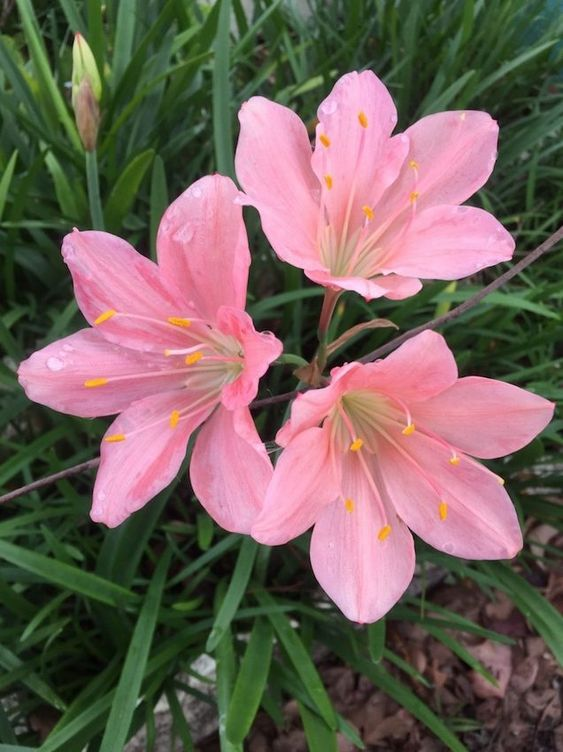
#> input picture flowers.jpg, 563 x 752 px
$ python -i main.py   (imports and definitions only)
#> lines starting #> are read from the running program, lines starting #| are printed output that depends on the picture; after the words box and inside, x2 and y2 are one past the last pixel; in counts of white or black regions, pixels touching at a corner belong together
import numpy as np
import matplotlib
from matplotlib import pyplot as plt
import cv2 as cv
import PIL
from PIL import Image
from scipy import ndimage as ndi, ndimage
import skimage
from scipy.ndimage import label
from skimage import segmentation, measure
from skimage.exposure import exposure
from skimage.feature import peak_local_max
from skimage.measure import regionprops, find_contours
from skimage.segmentation import watershed
from skimage.morphology import disk, closing, remove_small_objects, area_opening, opening, erosion
from skimage.filters import median,threshold_otsu, sobel, meijering
from skimage.color import rgb2gray

def image1():

    image= rgb2gray(np.asarray(Image.open("flowers.jpg")))
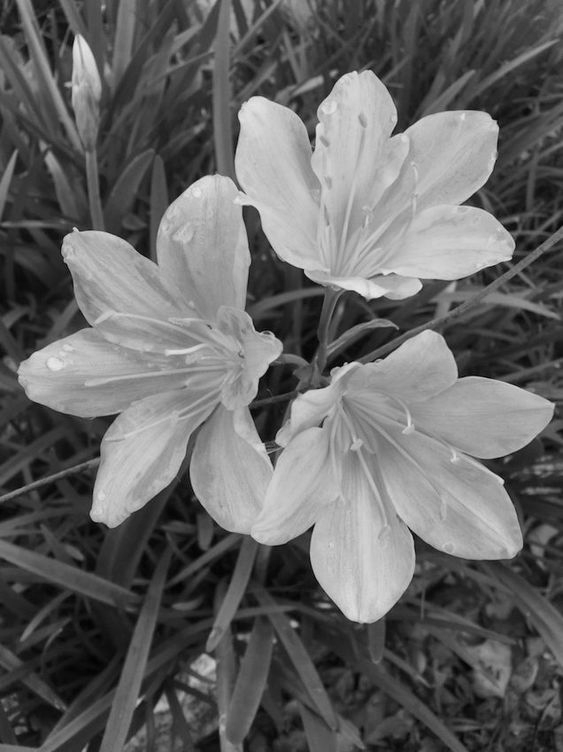
#> image: shape (752, 563) float64; min 0.00614, max 0.914, mean 0.398
    thresh = threshold_otsu(image)
#> thresh = 0.444
    binary = image > thresh
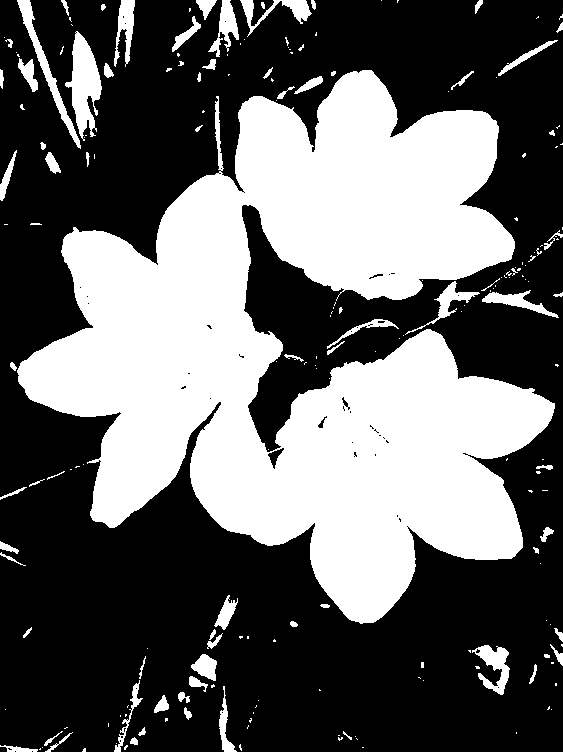
#> binary: shape (752, 563) bool; 38.9% white; 205 white regions (129 under 20 px), largest, box (x1, y1, x2, y2) and area: (17, 70, 555, 624) 149693, (65, 31, 102, 141) 2092, (17, 0, 81, 149) 1208
    binary=area_opening(binary,area_threshold=3000)
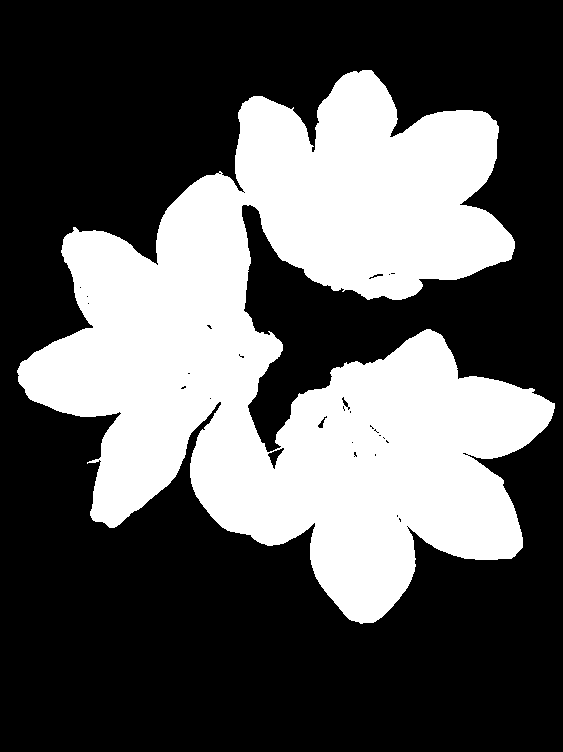
#> binary: shape (752, 563) bool; 35.3% white; 1 white region, box (x1, y1, x2, y2) and area: (17, 70, 555, 624) 149391
    binary = closing(binary, disk(5))
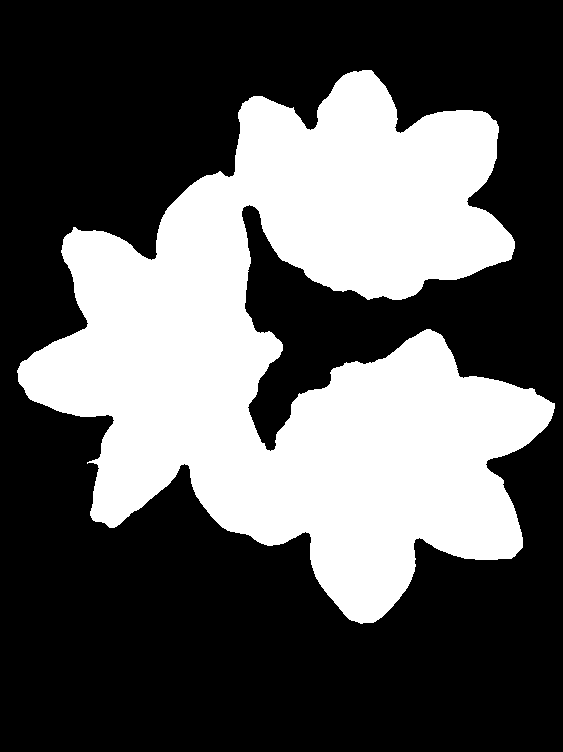
#> binary: shape (752, 563) bool; 35.6% white; 1 white region, box (x1, y1, x2, y2) and area: (17, 70, 555, 624) 150910
    binary=erosion(binary)
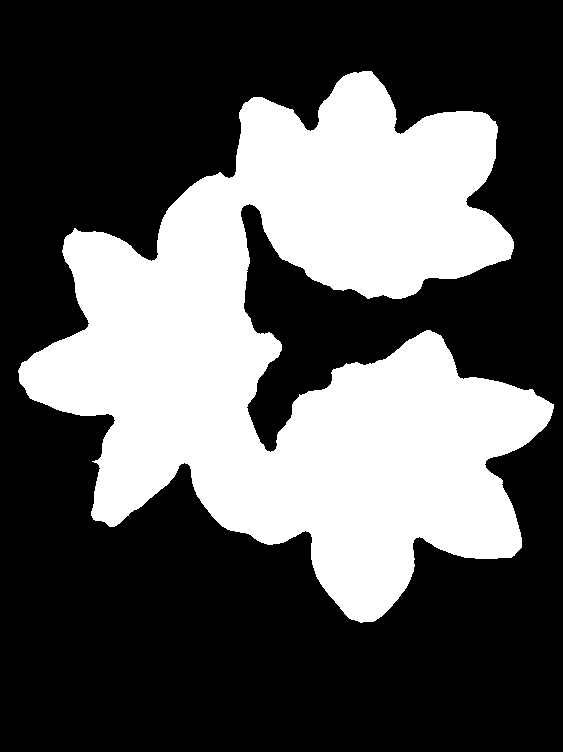
#> binary: shape (752, 563) bool; 35% white; 1 white region, box (x1, y1, x2, y2) and area: (18, 71, 554, 623) 148105
    plt.imshow(np.asarray(Image.open("flowers.jpg")))
    plt.show()
    return binary

def image2():

    image = rgb2gray(np.asarray(Image.open("magnolia.jpg")))
    elevation_map = meijering(image)

    markers = np.zeros_like(image)
    markers[image < 0.5] = 1
    markers[image > 0.6] = 2

    segment = segmentation.watershed(elevation_map, markers)
    segment=area_opening(segment,area_threshold=3000)
    segment=closing(segment,disk(5))
    segment=erosion(segment)
    plt.hist(elevation_map, bins = 10)


    fig, ax = plt.subplots(figsize=(7, 4))
    ax.set_title('Elevation Map')
    plt.imshow(elevation_map,cmap="gray")
    ax.axis("off")


    fig, ax = plt.subplots(figsize=(7, 4))
    ax.imshow(markers, cmap=plt.cm.nipy_spectral)
    ax.set_title('markers')

    fig, ax = plt.subplots(figsize=(7, 4))
    ax.set_title('segmentation')
    plt.imshow(segment,cmap="gray")
    ax.axis("off")
    plt.show()
    return segment

>>> result = image1()

$ run again, with hibiscus.jpg copied over flowers.jpg
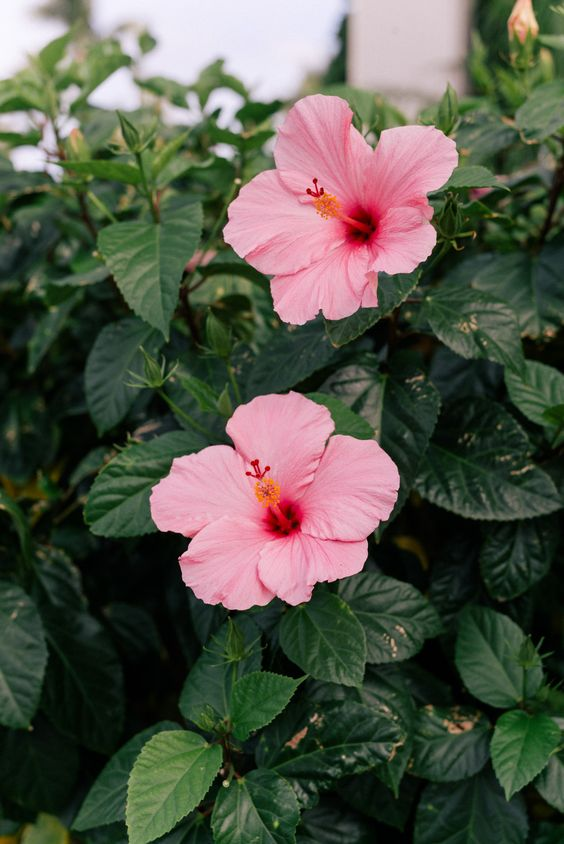
#> input picture hibiscus.jpg, 564 x 844 px
#> in image1, `image= rgb2gray(np.asarray(Image.open("flowers.jpg")))`:
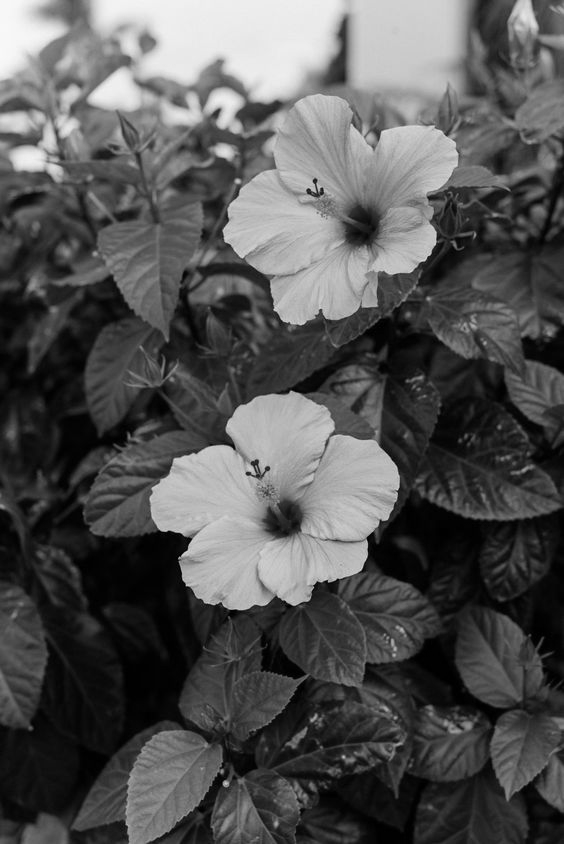
#> image: shape (844, 564) float64; min 0, max 0.975, mean 0.332
#> thresh = 0.429
#> in image1, `binary=erosion(binary)`:
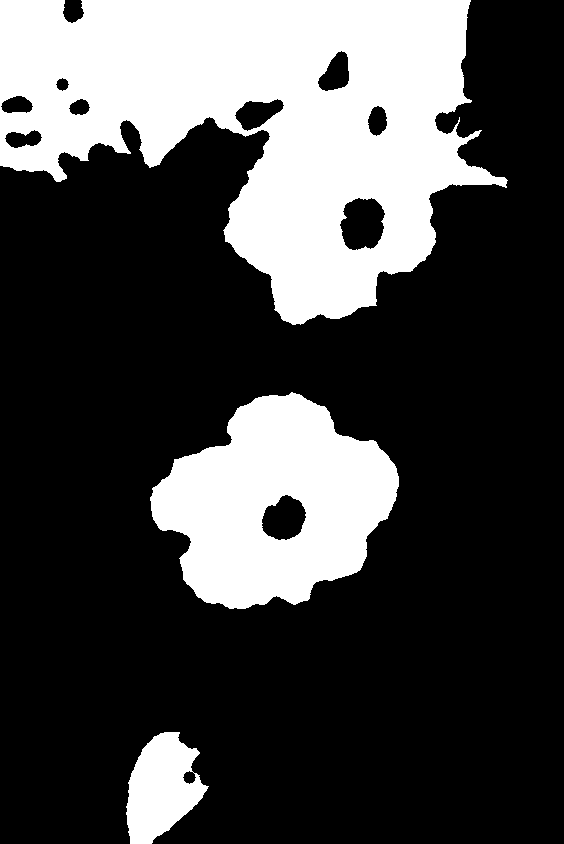
#> binary: shape (844, 564) bool; 28% white; 3 white regions, box (x1, y1, x2, y2) and area: (0, 0, 508, 325) 92840, (150, 392, 399, 609) 34380, (126, 732, 209, 844) 5922
